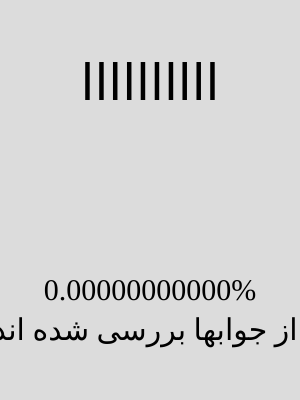
Frame 1 (no input)
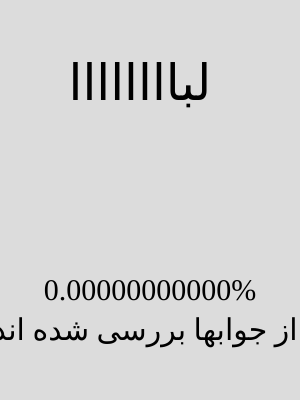
Frame 60 (no input)
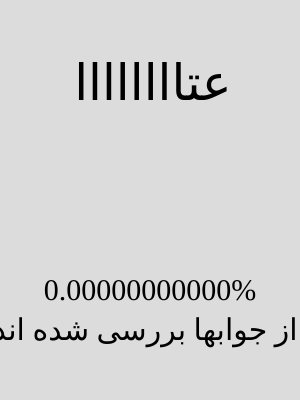
Frame 120 (the mouse pressed at the canvas centre since frame 60)

The p5.js sketch that drew these frames (run headless with seeded random() and noise() and a simulated clock; from frame 60 on, the mouse is pressed at the canvas centre):

// p5.js sketch
// ── sketch.js
let counter;
let N;
let length = 10;
let font;
let chars = [
  'ا',
  'ب',
  'پ',
  'ت',
  'ث',
  'ج',
  'چ',
  'ح',
  'خ',
  'د',
  'ذ',
  'ر',
  'ز',
  'ژ',
  'س',
  'ش',
  'ص',
  'ض',
  'ط',
  'ظ',
  'ع',
  'غ',
  'ف',
  'ق',
  'ک',
  'گ',
  'ل',
  'م',
  'ن',
  'و',
  'ه',
  'ی',
  ' '
];
function preload() {
}
function setup() {
  createCanvas(300, 400);
  textFont("bkamran");
  N = pow(chars.length, length);
  counter = 0;
  textAlign(CENTER);

}

function draw() {
  background(220);
  textSize(50);
  text(mapToString(counter, 10), width / 2, height / 2 - 100);
  counter++;
  textSize(30);
  text(".از جوابها بررسی شده اند", width / 2, height / 2 + 140);
  
  let num = Math.floor(counter * 10000000000000/ N);
  let zeros = "0." + "0".repeat(11 - str(num).length);
  
  text(zeros + num + "%", width / 2, height / 2 + 100);
}

function mapToString(num, length) {
  let choices = chars.length;
  let res = [];
  for (let i = 0; i < length; i++) {
    res.push(chars[num % choices]);
    num = Math.floor(num / choices);
  }
  return res.join('');
}
// ── style.css
html,
body {
    margin: 0;
    padding: 0;
}

canvas {
    display: block;
}

@font-face {
    font-family: bkamran;
    src: url(font.otf);
}
